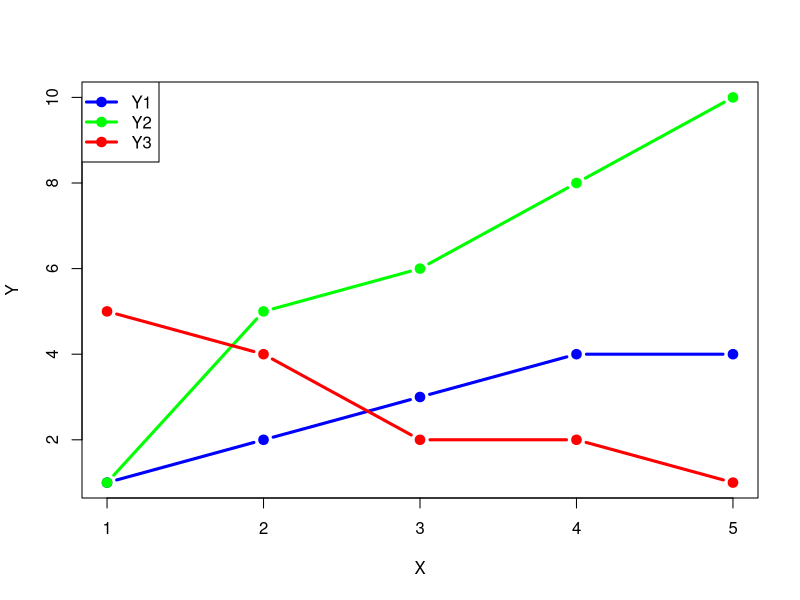

Recreate this plot in R.
# part 1
x <- c(1,2,3,4,5)
y1 <- c(1,2,3,4,4)
y2 <- c(1,5,6,8,10)
y3 <- c(5,4,2,2,1)
d = matrix(c(y1,y2,y3), nrow=5, ncol=3)
matplot(x, d, type="b", col=c("blue","green","red"), pch=19, lty=1, lwd=3, ylab="Y", xlab="X")

# part 2
legend("topleft", legend=c("Y1","Y2","Y3"), col=c("blue","green","red"), pch=19, lwd=3)
